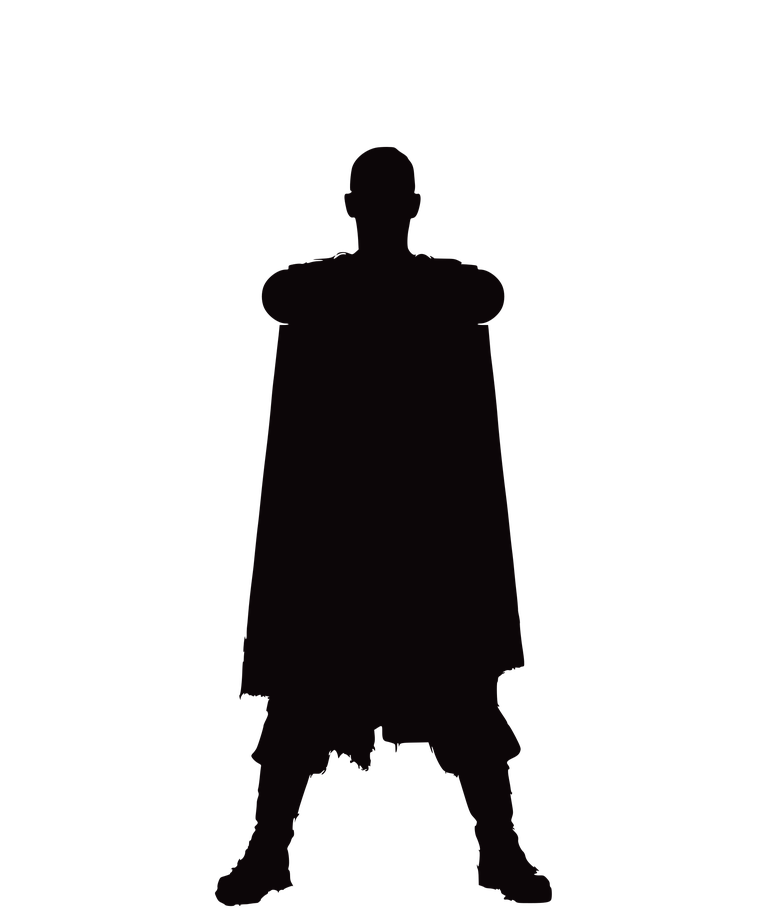
#> input picture assets/herald/body.png, 773 x 912 px, shrunk from 2036 x 2402 before the run
$ python rig.py ../../assets/herald/body.png ../../assets/herald/arm_l.png
#> lines starting #> are read from the running program, lines starting #| are printed output that depends on the picture; after the words box and inside, x2 and y2 are one past the last pixel; in counts of white or black regions, pixels touching at a corner belong together
#!/usr/bin/env python3
"""rig.py figure.png OUTDIR [--scale 2]: a frontal figure with both arms out (RGBA, from sil.py) -> herald rig.

Finds the shoulder band automatically: the rows where the figure is much wider than its torso. The arms are
the band pixels outboard of the shoulder joints, cut along a circle round each joint so the root stays
concentric as it rotates (see herald_frames.py). Writes body.png, arm_l.png, arm_r.png (potrace-cleaned at
--scale) and rig.json for vibe-desk's HeraldRig.
"""
import json
import math
import subprocess
import sys
import tempfile
from pathlib import Path

import numpy as np
from PIL import Image

src, out = Path(sys.argv[1]), Path(sys.argv[2])
scale = int(sys.argv[sys.argv.index("--scale") + 1]) if "--scale" in sys.argv else 2
out.mkdir(parents=True, exist_ok=True)
INK = (10, 6, 18)

a = np.asarray(Image.open(src).convert("RGBA"))[..., 3]
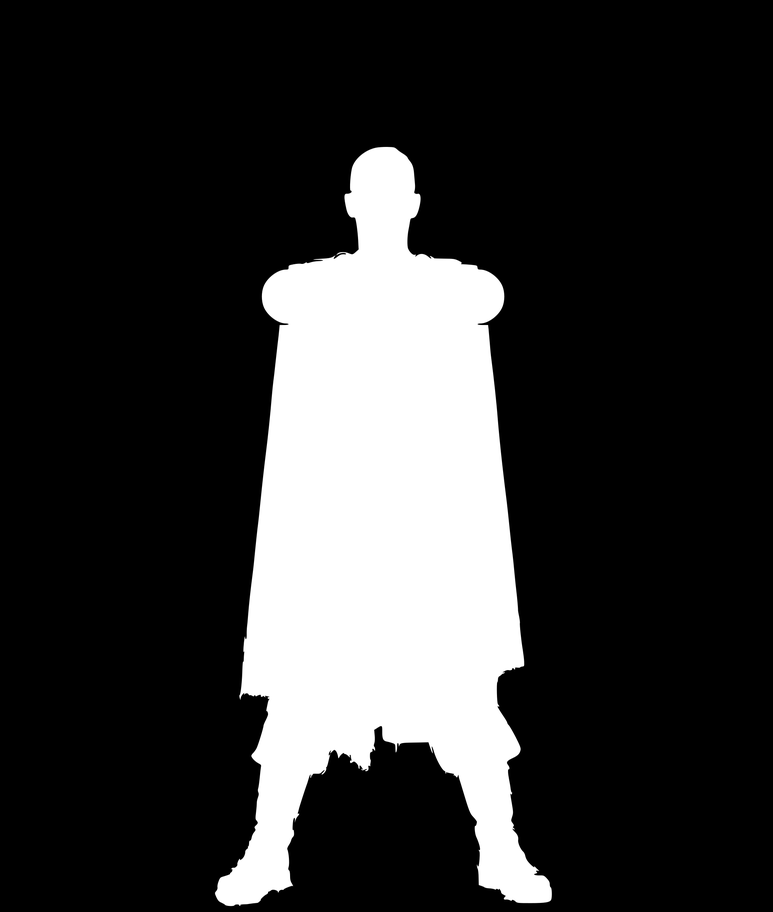
#> a: shape (912, 773); min 0, max 255, mean 51.2
H, W = a.shape
#> H = 912; W = 773
solid = a > 128
#> solid: shape (912, 773) bool; 20.1% white; 1 white region, box (x1, y1, x2, y2) and area: (215, 147, 552, 906) 141405
rows = np.flatnonzero(solid.any(axis=1))
#> rows = 759 values from 147 to 905
head, feet = int(rows.min()), int(rows.max())
#> head = 147; feet = 905
cols = np.flatnonzero(solid.any(axis=0))
#> cols = 337 values from 215 to 551
cx = int((cols.min() + cols.max()) / 2)
#> cx = 383
# width profile: the torso width is the typical width of the lower half; the band is where it is much wider
left = np.array([np.flatnonzero(r).min() if r.any() else W for r in solid])
#> left = 912 values, max 773 at index 0, min 215 at index 892, mean 355.9
right = np.array([np.flatnonzero(r).max() if r.any() else -1 for r in solid])
#> right = 912 values, max 551 at index 889, min -1 at index 0, mean 409.6
width = np.where(right >= left, right - left + 1, 0)
#> width = 912 values, max 337 at index 892, min 0 at index 0, mean 184.4
lower = width[(head + feet) // 2: feet]
#> lower = 379 values, max 337 at index 366, min 17 at index 378, mean 265.7
torso = float(np.median(lower[lower > 0]))
#> torso = 261
band = np.flatnonzero(width > torso * 2.2)          # arms out: far wider than any shoulder pylon
#> band = empty array
band = band[(band > head) & (band < (head + feet) // 2 + (feet - head) * 0.1)]
# the band may include shoulder pylons / head: keep the longest run of rows
#> (the run stopped early here; a loop or call above may not have finished)
